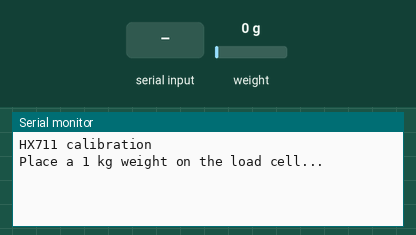
Recording of a sketch running on a simulated Arduino Uno, built with avr-gcc and run on an emulated ATmega328P. On the bench: the last lines printed to the serial monitor. Inputs (shaded band) come from the test bench; at power-on: weight on the scale 0 g.

Above: at 2.2 s.
2.3 s: weight on the scale set to 100 g
At 3.3 s:
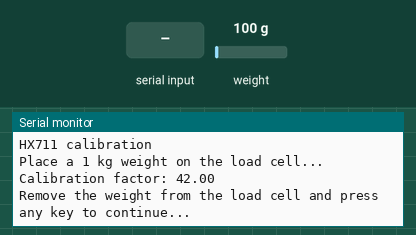
3.8 s: "1" received over Serial
At 5.4 s:
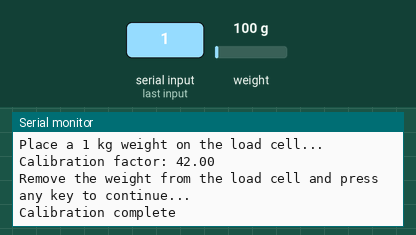

Measured:
- after the input at 2.3 s, the serial monitor: prints a new line at once (image 1)
- after the input at 3.8 s, the serial monitor: prints a new line after 1.0 s (image 2)

The sketch:

Load_Cell_Calibration.ino
```cpp
#include "HX711.h"

#define LOADCELL_DOUT_PIN  3
#define LOADCELL_SCK_PIN  2

HX711 scale;
float calibration_factor = 0; // Initialize calibration factor to 0

void setup() {
  Serial.begin(9600);
  Serial.println("HX711 calibration");

  // Initialize load cell
  scale.begin(LOADCELL_DOUT_PIN, LOADCELL_SCK_PIN);
  scale.set_scale(1.0); // Set the scale to 1 by default
  scale.tare(); // Reset the scale to zero

  Serial.println("Place a 1 kg weight on the load cell...");
}

void loop() {
  if (scale.is_ready()) {
    float reading = scale.get_units(); // Get the current reading from the load cell

    if (reading > 500) { // Wait for the weight to stabilize (about 2 seconds)
      calibration_factor = reading / 1000.0; // Calculate the calibration factor (1 kg = 1000 grams)
      Serial.print("Calibration factor: ");
      Serial.println(calibration_factor);
      Serial.println("Remove the weight from the load cell and press any key to continue...");
      while (!Serial.available()); // Wait for user input
      Serial.read(); // Clear the input buffer
      scale.set_scale(calibration_factor); // Set the calibration factor
      scale.tare(); // Reset the scale to zero
      Serial.println("Calibration complete");
      while (true); // Stop the program
    }
  }
  delay(100); // Wait for 100 milliseconds
}
```
